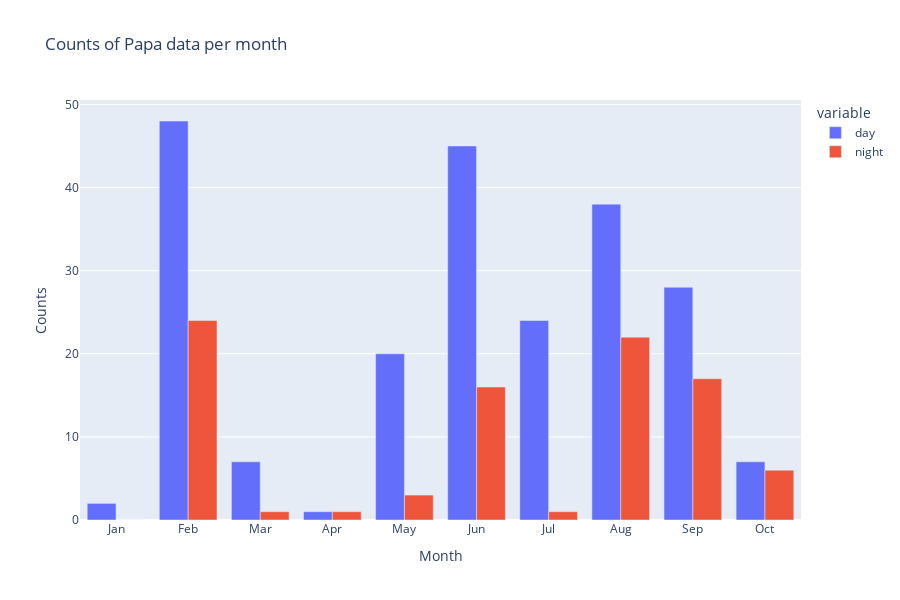

Notebook cell for this chart:
### Code cell
px.bar(
    counts_month,
    x=counts_month.index,
    y=counts_month.columns,
    # side by side
    barmode="group",
    title=f"Counts of {station} data per month",
    labels={"value": "Counts"},
    color_discrete_sequence=px.colors.qualitative.Plotly,
).update_layout(height=600).update_xaxes(
    title_text="Month",
    tickvals=np.arange(1, 13),
    ticktext=["Jan", "Feb", "Mar", "Apr", "May", "Jun", "Jul", "Aug", "Sep", "Oct", "Nov", "Dec"],
).show()

### Figure 1 — Plotly figure (JSON) as saved in the notebook; plotly's stock layout.template omitted (floating-point values rounded to 4 significant figures)
{"data": [{"alignmentgroup": "True", "hovertemplate": "variable=day<br>month=%{x}<br>Counts=%{y}<extra></extra>", "legendgroup": "day", "marker": {"color": "#636EFA", "pattern": {"shape": ""}}, "name": "day", "offsetgroup": "day", "orientation": "v", "showlegend": true, "textposition": "auto", "type": "bar", "x": [1, 2, 3, 4, 5, 6, 7, 8, 9, 10], "xaxis": "x", "y": [2, 48, 7, 1, 20, 45, 24, 38, 28, 7], "yaxis": "y"}, {"alignmentgroup": "True", "hovertemplate": "variable=night<br>month=%{x}<br>Counts=%{y}<extra></extra>", "legendgroup": "night", "marker": {"color": "#EF553B", "pattern": {"shape": ""}}, "name": "night", "offsetgroup": "night", "orientation": "v", "showlegend": true, "textposition": "auto", "type": "bar", "x": [1, 2, 3, 4, 5, 6, 7, 8, 9, 10], "xaxis": "x", "y": [0, 24, 1, 1, 3, 16, 1, 22, 17, 6], "yaxis": "y"}], "layout": {"barmode": "group", "height": 600, "legend": {"title": {"text": "variable"}, "tracegroupgap": 0}, "title": {"text": "Counts of Papa data per month"}, "xaxis": {"anchor": "y", "domain": [0, 1], "ticktext": ["Jan", "Feb", "Mar", "Apr", "May", "Jun", "Jul", "Aug", "Sep", "Oct", "Nov", "Dec"], "tickvals": [1, 2, 3, 4, 5, 6, 7, 8, 9, 10, 11, 12], "title": {"text": "Month"}}, "yaxis": {"anchor": "x", "domain": [0, 1], "title": {"text": "Counts"}}}}
